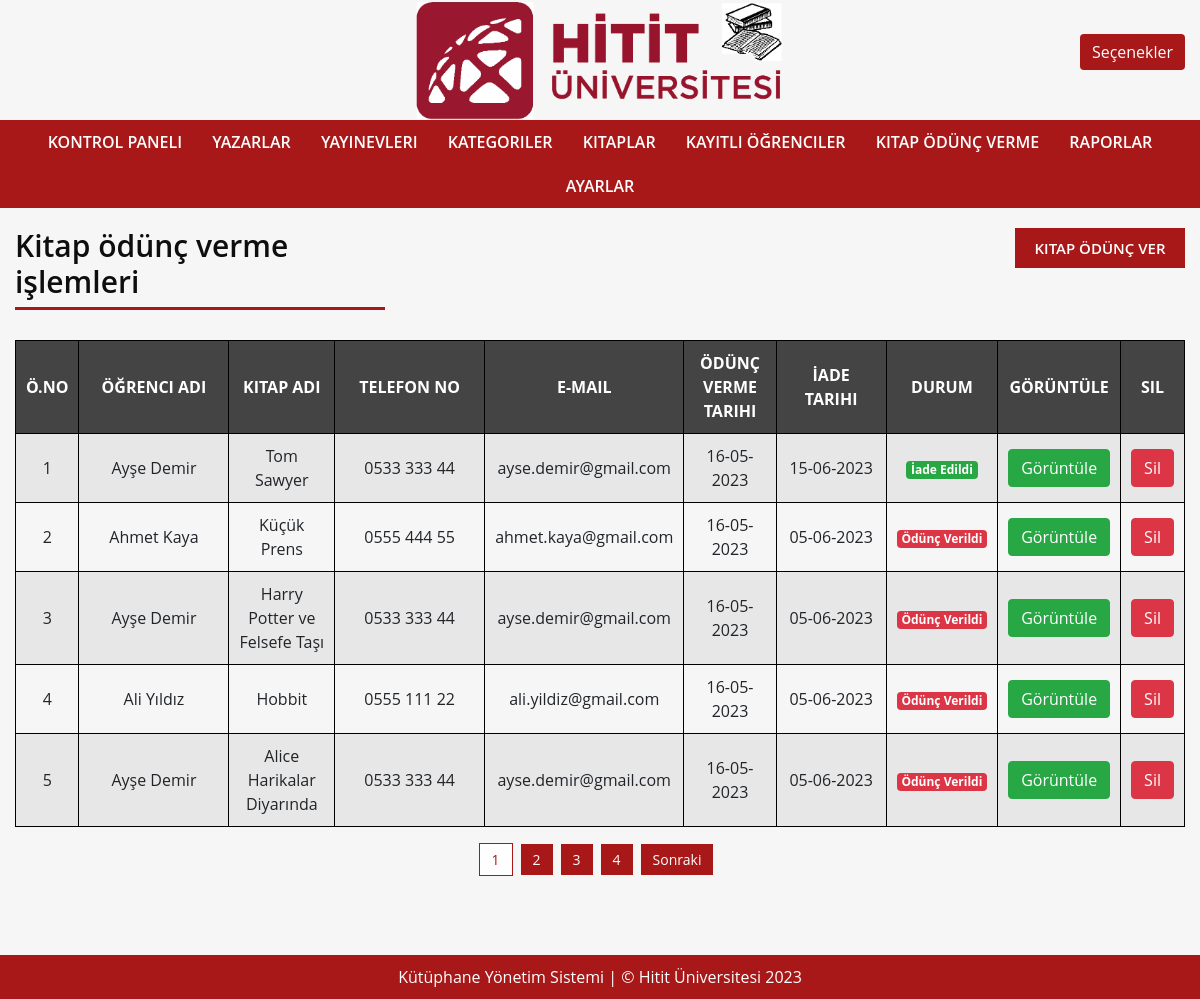
The app's page /Kutuphane_Yonetim_Sistemi/kitap_odunc.php (signed in) with its own data.
### tables this page shows
CREATE TABLE `kitap_odunc_verme` (
  `odunc_id` int(11) NOT NULL,
  `odunc_adi` varchar(50) NOT NULL,
  `odunc_kitap` varchar(40) NOT NULL,
  `odunc_verme_tarihi` date DEFAULT NULL,
  `odunc_geri_alma_tarihi` date DEFAULT NULL,
  `odunc_durum` varchar(10) NOT NULL,
  `ogrencinin_kitabi_teslim_ettigi_tarih` date DEFAULT NULL,
  `ceza` int(11) DEFAULT NULL
);

CREATE TABLE `ogrenciler` (
  `ogrenci_id` int(11) NOT NULL,
  `ogrenci_adi` varchar(50) NOT NULL,
  `ogrenci_adresi` varchar(100) NOT NULL,
  `ogrenci_cinsiyeti` varchar(10) NOT NULL,
  `ogrenci_sinifi` varchar(30) NOT NULL,
  `ogrenci_yas` int(11) NOT NULL,
  `ogrenci_telefon` varchar(12) NOT NULL,
  `ogrenci_email` varchar(30) NOT NULL
);

CREATE TABLE `kitap` (
  `kitap_id` int(11) NOT NULL,
  `kitap_adi` varchar(50) NOT NULL,
  `kitap_kategorisi` varchar(30) NOT NULL,
  `kitap_yazari` varchar(50) NOT NULL,
  `kitap_yayinevi` varchar(40) NOT NULL,
  `kitap_durum` varchar(10) NOT NULL
);

### Kutuphane_Yonetim_Sistemi/veritabani_baglantisi.php (called while the page is built, shortened)
<?php
$limit = 5;
?>

### Kutuphane_Yonetim_Sistemi/kitap_odunc.php (the view, shortened to what this page needs)
<?php include "header.php" ?>
<div id="admin-content">
    <div class="container">
      <div class="row">
          <div class="col-md-4">
              <h2 class="admin-heading">Kitap ödünç verme işlemleri</h2>
          </div>
          <div class="offset-md-6 col-md-2">
              <a class="add-new" href="kitap_odunc_ekle.php">Kitap Ödünç Ver</a>
          </div>
      </div>
      <div class="row">
        <div class="col-md-12">
        <?php
        if(isset($_GET['page'])){
          $page = $_GET['page'];
        }else{
          $page = 1;
        }
        $offset = ($page - 1) * $limit;
        $sql = "SELECT kitap_odunc_verme.odunc_id,kitap_odunc_verme.odunc_durum,kitap_odunc_verme.odunc_adi,kitap_odunc_verme.odunc_kitap,
                kitap_odunc_verme.odunc_verme_tarihi,kitap_odunc_verme.odunc_geri_alma_tarihi,ogrenciler.ogrenci_id,ogrenciler.ogrenci_telefon,ogrenciler.ogrenci_email,ogrenciler.ogrenci_adi,kitap.kitap_adi FROM kitap_odunc_verme
                LEFT JOIN ogrenciler ON kitap_odunc_verme.odunc_adi = ogrenciler.ogrenci_id
                LEFT JOIN kitap ON kitap_odunc_verme.odunc_kitap = kitap.kitap_id
                ORDER BY kitap_odunc_verme.odunc_id DESC LIMIT {$offset}, {$limit}";
        $result = mysqli_query($conn, $sql) or die("SQL sorgusu başarısız oldu."); ?>
          <table class="content-table">
              <thead>
                <th>Ö.No</th>
                <th>Öğrenci Adı</th>
                <th>Kitap Adı</th>
                <th>Telefon No</th>
                <th>E-mail</th>
                <th>Ödünç Verme Tarihi</th>
                <th>İade Tarihi</th>
                <th>Durum</th>
                <th>Görüntüle</th>
                <th>Sil</th>
              </thead>
              <tbody>
                <?php if(mysqli_num_rows($result) > 0){
                $serial = $offset + 1;
                while($row = mysqli_fetch_assoc($result)) {
                  if((date('Y-m-d') > $row['odunc_geri_alma_tarihi']) && $row['odunc_durum'] == "N"){
                  $over = 'style="background:rgba(255,0,0,0.2)"';
                  }else{ $over = ''; } ?>
                <tr <?php echo $over; ?>>
                  <td><?php echo $serial; ?></td>
                  <td style="width: 150px;" class = "text-center"><?php echo $row['ogrenci_adi']; ?></td>
                  <td><?php echo $row['kitap_adi']; ?></td>
                  <td style="width: 150px;"><?php echo $row['ogrenci_telefon']; ?></td>
                  <td class = "text-center"><?php echo $row['ogrenci_email']; ?></td>
                  <td><?php echo date('d-m-Y',strtotime($row['odunc_verme_tarihi'])); ?></td>
                  <td style="width: 110px;"><?php echo date('d-m-Y',strtotime($row['odunc_geri_alma_tarihi'])); ?></td>
                  <td>
                  <?php if($row['odunc_durum'] == 'Y'){
                    echo "<span class='badge badge-success'>İade Edildi</span>";
                  }else{
                    echo "<span class='badge badge-danger'>Ödünç Verildi</span>";
                  } ?>
                  </td>
                  <td class="edit">
                    <a href="odunc_kitap_guncelle.php?iid=<?php echo $row['odunc_id']; ?>"  class="btn btn-success">Görüntüle</a>
                  </td>
                  <td class="delete">
                    <a href="odunc_kitap_sil.php?iid=<?php echo $row['odunc_id']; ?>" class="btn btn-danger">Sil</a>
                  </td>
                </tr>
                <?php
                    $serial++;
                  }
                }else{ ?>
                  <tr>
                    <td colspan="10">Ödünç Verilen Kitap Bulunmamaktadır</td>
                  </tr>
                <?php } ?>
              </tbody>
          </table>
        <?php
        $sql1 = "SELECT * FROM kitap_odunc_verme";
        $result1 = mysqli_query($conn, $sql1);
        if(mysqli_num_rows($result1) > 0){
          $total_records = mysqli_num_rows($result1);
          $total_page = ceil($total_records / $limit);
          if($total_page > 1){
            $pagination =  "<ul class='pagination admin-pagination'>";
            for($i = 1; $i <= $total_page; $i++){
              if($i == $page){
                $active = "active";
              }else{
                $active = "";
              }
              $pagination .= '<li class="'.$active.'"><a href="kitap_odunc.php?page='.$i.'">'.$i.'</a></li>';
            }
            if($total_page > $page){
              $pagination .= '<li class=""><a href="kitap_odunc.php?page='.($page + 1).'">Sonraki</a></li>';
            }
            $pagination .= "</ul>";
            echo $pagination;
          }
        } ?>
        </div>
      </div>
    </div>
</div>
<?php include "footer.php" ?>

### Kutuphane_Yonetim_Sistemi/css/style.css (style rules this page uses)
body { background: #F6F6F6; font-family: 'Open Sans', sans-serif; }
a, a:hover, a:focus { text-decoration: none; outline: none; }
ul { margin:0; padding:0; list-style:none; }
#admin-content { min-height: 747px; padding: 20px 0 40px; }
#admin-content .admin-heading { color: #0E0E0E; font-size: 30px; font-weight: 600; margin: 0 0 40px; position: relative; }
#admin-content .admin-heading:after { content : ""; background: #A00000; width: 100%; height: 3px; opacity: 0.9; position: absolute; left: 0; bottom: -10px; }
#admin-content .add-new { background: #A00000; color: #fff; font-size: 15px; font-weight: 600; text-align: center; text-transform: uppercase; border: 2px solid transparent; padding: 7px 15px; display: block; opacity: 0.9; transition: all 0.3s; }
#admin-content .content-table { width: 100%; margin: 0 0 20px; }
#admin-content .content-table thead { background: #444; color: #fff; }
#admin-content .content-table th { text-align: center; text-transform: uppercase; border: 1px solid #000; padding: 10px; }
#admin-content .content-table tbody tr:nth-child(odd) { background: #e7e7e7; }
#admin-content .content-table tbody tr:nth-child(even) { background: transparent; }
#admin-content .content-table tbody td { text-align: center; border: 1px solid #000; padding: 10px; }
#admin-content .content-table tbody td:nth-child(2), #admin-content .content-table tbody td:nth-child(5) { text-align: left; }
.pagination { text-align: center; display: block; }
.pagination li { display: inline-block; margin-right: 8px; }
.pagination li a { background: #A00000; color: #fff; font-size: 14px; padding: 6px 12px; opacity: 0.9; }
.pagination li.active > a { background: white; color: #A00000; border: 1px solid #A00000; }

### records on screen
kitap_odunc_verme: ogrenciler.ogrenci_adi "Ayşe Demir", kitap.kitap_adi "Tom Sawyer", ogrenciler.ogrenci_telefon "0533 333 44", ogrenciler.ogrenci_email "ayse.demir@gmail.com", odunc_verme_tarihi "16-05-2023", odunc_geri_alma_tarihi "15-06-2023", odunc_durum "İade Edildi"
kitap_odunc_verme: ogrenciler.ogrenci_adi "Ahmet Kaya", kitap.kitap_adi "Küçük Prens", ogrenciler.ogrenci_telefon "0555 444 55", ogrenciler.ogrenci_email "ahmet.kaya@gmail.com", odunc_verme_tarihi "16-05-2023", odunc_geri_alma_tarihi "05-06-2023", odunc_durum "Ödünç Verildi"
kitap_odunc_verme: ogrenciler.ogrenci_adi "Ayşe Demir", kitap.kitap_adi "Harry Potter ve Felsefe Taşı", ogrenciler.ogrenci_telefon "0533 333 44", ogrenciler.ogrenci_email "ayse.demir@gmail.com", odunc_verme_tarihi "16-05-2023", odunc_geri_alma_tarihi "05-06-2023", odunc_durum "Ödünç Verildi"
kitap_odunc_verme: ogrenciler.ogrenci_adi "Ali Yıldız", kitap.kitap_adi "Hobbit", ogrenciler.ogrenci_telefon "0555 111 22", ogrenciler.ogrenci_email "ali.yildiz@gmail.com", odunc_verme_tarihi "16-05-2023", odunc_geri_alma_tarihi "05-06-2023", odunc_durum "Ödünç Verildi"
kitap_odunc_verme: ogrenciler.ogrenci_adi "Ayşe Demir", kitap.kitap_adi "Alice Harikalar Diyarında", ogrenciler.ogrenci_telefon "0533 333 44", ogrenciler.ogrenci_email "ayse.demir@gmail.com", odunc_verme_tarihi "16-05-2023", odunc_geri_alma_tarihi "05-06-2023", odunc_durum "Ödünç Verildi"
